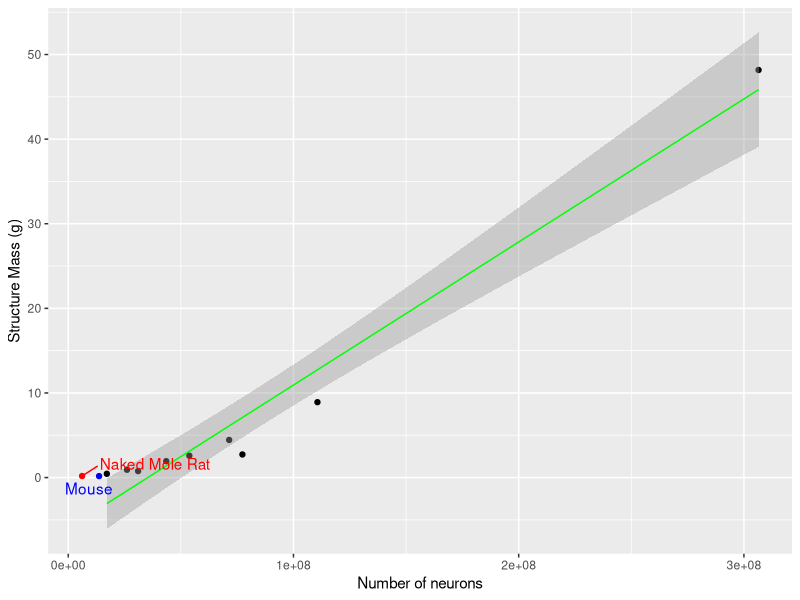

This chart was generated by the following R code: (Note: this script raises an error after producing the figure.)
## ---- chunk 1
knitr::opts_chunk$set(echo = TRUE)
library(ggplot2)
library(magrittr)
library(gdata)
library(ggrepel)
library(dplyr)
library(LearnBayes)
library(cowplot)
## ---- chunk 2
#load data

hh <- read.csv("../data/cleaned/herculano-houtzel-all.csv")

#Separating different brain areas

cerebellum_dat <- hh[which(hh$Brain_area == 'cerebellum'),]
cerebral_ctx_dat <- hh[which(hh$Brain_area == 'cerebral_ctx'), ]
olf_bulb_dat <- hh[which(hh$Brain_area == 'olf_bulb'), ]
whole_brain_dat <- hh[which(hh$Brain_area == 'whole_brain'), ]
rest_of_brain_dat <- hh[which(hh$Brain_area == 'rest_of_brain'), ]

# cerebellum_dat
# cerebral_ctx_dat
# olf_bulb_dat
# whole_brain_dat
# rest_of_brain_dat

## ---- chunk 3

glires_ctx <- cerebral_ctx_dat[which(cerebral_ctx_dat$Order == 'Glires'), ]
glires_ctx_het <- subset(glires_ctx, Species == "Heterocephalusglaber")
glires_ctx <- glires_ctx[glires_ctx$Species != "Heterocephalusglaber", ]

Com_Nam <- c("Naked Mole Rat")
glires_ctx_het[c("Common_Name")] <- Com_Nam
glires_ctx_het

#define x and y axis variables

neur_glires_a <- log(glires_ctx$N_neurons)
wt_glires_a <- log(glires_ctx$Mass_g)

#Plot the data with outliers

# glires_ctx %>%
#     ggplot() +
#     aes(x = neur_glires_a, y = wt_glires_a) +
#     labs(x = "Log number of neurons", y = "Log structure mass (g)") +
#     geom_point() +
#     geom_smooth(method = "lm" ,color = "blue", size = 0.5) +
#     geom_point(data = glires_ctx_het, col='red') +
#     geom_text_repel(data = glires_ctx_het, aes(label = glires_ctx_het$Common_Name), col='red')


nmr_no <- ggplot(glires_ctx, aes(N_neurons, Mass_g)) +
  geom_point(data = glires_ctx, col = ifelse(glires_ctx$Species == "Musmusculus", 'blue', 'black')) +
  geom_smooth(method = "lm" ,color = "green", size = 0.5) +
  labs(x = "Number of neurons", y = "Structure Mass (g)") +
  geom_text_repel(data = glires_ctx, aes(label = ifelse(glires_ctx$Species == "Musmusculus", paste0("Mouse"), "")), col='blue', box.padding = unit(1, "lines")) +
  geom_point(data = glires_ctx_het, col='red') +
  geom_text_repel(data = glires_ctx_het, aes(label = glires_ctx_het$Common_Name), col='red', box.padding = unit(4, "lines"))

## ---- chunk 4

glires_ctx <- cerebral_ctx_dat[which(cerebral_ctx_dat$Order == 'Glires'), ]
glires_ctx1 <- subset(glires_ctx, Species == "Heterocephalusglaber" | Species == "Musmusculus")
glires_ctx <- glires_ctx[glires_ctx$Species != "Heterocephalusglaber", ]
glires_ctx <- glires_ctx[glires_ctx$Species != "Musmusculus", ]

#Add a common name column
Com_Nam <- c("Naked Mole Rat", "Mouse")
glires_ctx1[c("Common_Name")] <- Com_Nam

glires_ctx1

#define x and y axis variables

neur_glires_a <- log(glires_ctx$N_neurons)
wt_glires_a <- log(glires_ctx$Mass_g)

#Plot the graph

no_nmr_no_mouse <- ggplot(glires_ctx, aes(N_neurons, Mass_g)) + 
    geom_point() +
    geom_smooth(method = "lm" ,color = "green", size = 0.5) +
    labs(x = "Number of neurons", y = "Structure Mass (g)") +
    geom_point(data = glires_ctx1, col=ifelse(glires_ctx1$Species == "Heterocephalusglaber", 'red', ifelse(glires_ctx1$Species == "Musmusculus", 'blue', 'black'))) +
    geom_text_repel(data = glires_ctx1, aes(label = glires_ctx1$Common_Name), col=ifelse(glires_ctx1$Species == "Heterocephalusglaber", 'red', ifelse(glires_ctx1$Species == "Musmusculus", 'blue', 'black')))
## ---- chunk 5

#define a new dataset for this plot

cerebellum_dat <- cerebellum_dat[cerebellum_dat$Species != "Gorillagorilla", ]

cerebellum_neurons <- data.frame(cerebellum_dat$Species, cerebellum_dat$Order, cerebellum_dat$N_neurons)
cerebral_ctx_neurons <- data.frame(cerebral_ctx_dat$Species, cerebral_ctx_dat$Order, cerebral_ctx_dat$N_neurons)


N_Neurons_of_two <- data.frame(cerebral_ctx_neurons, cerebellum_neurons$cerebellum_dat.N_neurons)
names(N_Neurons_of_two) <- c("Species", "Order", "cerebral_ctx1", "cerebellum1")
N_Neurons_of_two

cerb_neur <- log(N_Neurons_of_two$cerebellum1)
cerb_ctx_neur <- log(N_Neurons_of_two$cerebral_ctx1)

order <- N_Neurons_of_two$Order

#Plot the data with outliers

cerebellum_vs_ctx <- N_Neurons_of_two %>%
    ggplot() +
    aes(x = cerb_ctx_neur, y = cerb_neur, color = order) +
    labs(x = "Cerebral Cortex (log of # of Neurons)", y = "Cerebellum (log of # of Neurons)") +
    geom_point() +
    geom_smooth(method = "lm", color = "blue", size = 0.5) +
    geom_text_repel(aes(label = ifelse(N_Neurons_of_two$Species == "Loxodontaafricana", paste0("Elephant"), "")))+
    geom_text_repel(aes(label = ifelse(N_Neurons_of_two$Species == "Giraffacamelopardalensis", paste0("Giraffe"), "")))
## ---- chunk 6
# Plot with diff shape, color for brain areas
# Worked on in lab meeting 2017-10-19
final <- hh %>%
  select(Species, Mass_g, N_neurons, Brain_area) %>%
  group_by(Species) %>% 
  # mutate(Whole_brain_g = sum(Mass_g), Whole_brain_n = sum(N_neurons)) %>%
  ggplot() +
  aes(x=log(Mass_g), y=log(N_neurons), shape=Brain_area, color=Brain_area) +
  labs(x = "Log of structure mass (g)", y = "Log of number of neurons") +
  geom_smooth(method = "lm") +
  geom_point()
## ---- chunk 7

par(mfrow = c(3, 1))  # 3 rows and 1 column
no_nmr_no_mouse
nmr_no
cerebellum_vs_ctx
# par(mfrow=c(3,1))
# no_nmr_no_mouse
# no_nmr1
# cerebellum_vs_ctx
# p1 <- plot_grid(no_nmr_no_mouse, no_nmr1, cerebellum_vs_ctx, labels = "AUTO")
# save_plot("paper_plot1.png", p1, nrow = 3, ncol=2)
# p1
